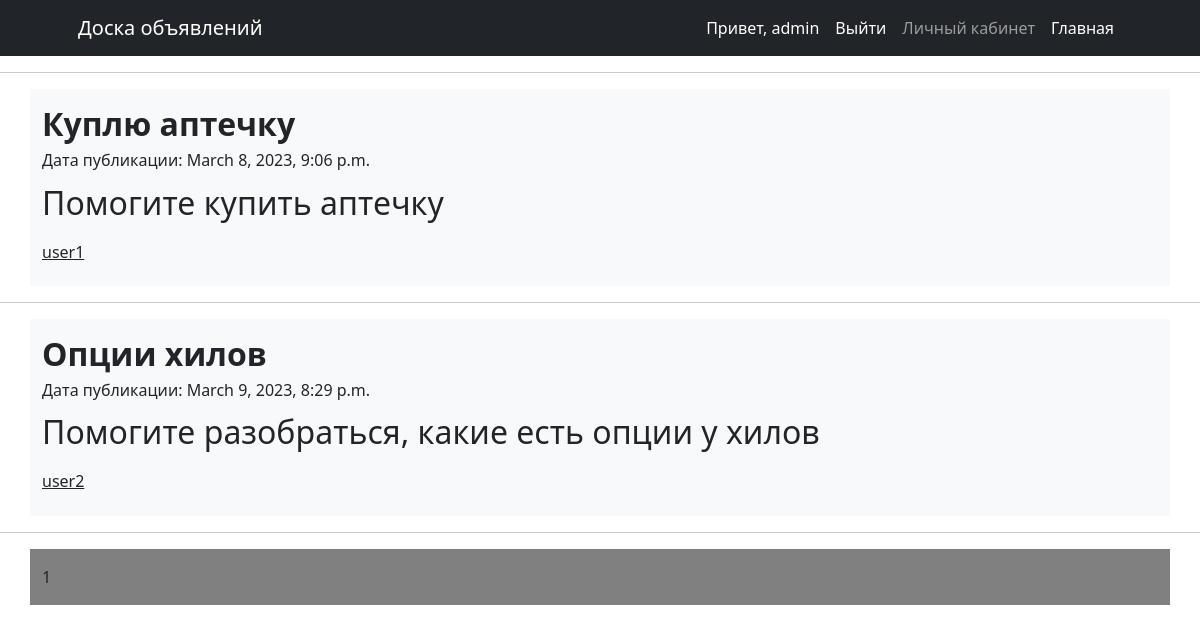
/announcements/HL (signed in), run on the app's committed database.
### accounts/models.py (models this page shows)
class CustomUser(AbstractUser):
    email = models.EmailField(
                        verbose_name='email',
                        max_length=255,
                        unique=True,
                    )
    username = models.CharField(unique=True, max_length=50)
    def __str__(self):
        return self.username

### adds/models.py (models this page shows, shortened)
class Advertisement(models.Model):
    title = models.CharField("Заголовок", max_length=100, blank=False)
    text = RichTextUploadingField("Текст")
    category = models.CharField("Категория", max_length=2, choices=CATEGORY)
    date_publication = models.DateTimeField("Дата публикации", default=datetime.now, blank=True)
    author = models.ForeignKey(CustomUser, on_delete=models.CASCADE, related_name='author')

### adds/views.py (the view)
# urls.py: path('<slug:foo>', AddsList.as_view(), name="adds-list"),
class AddsList(LoginRequiredMixin, ListView):
    model = Advertisement
    ordering = '-date_publication'
    template_name = 'adds_list.html'
    context_object_name = 'adds'
    paginate_by = 2
    def get_queryset(self):
        category = self.request.path[-2:]
        queryset = super().get_queryset()
        self.filterset = Advertisement.objects.filter(category=category)
        return self.filterset

### adds/templatetags/custom_filters.py (called while the page is built)
@register.filter()
def reply_check(id_adds, id_user):
   user = CustomUser.objects.get(id=id_user)
   adds = Advertisement.objects.get(id=id_adds)
   return Reply.objects.filter(user=user, advertisement=adds).exists()

### templates/adds_list.html (shortened to what this page needs)
{% extends "base.html" %}
{% load static %}
{% load custom_filters %}
{% block content %}
          {% if adds %}
            {% for add in adds %}
                <hr>
                <div class="container bg-light py-3" >
                        <h4 class="fs-2 fw-bolder"> {{ add.title }} </h4>
                        <h5 class="fs-6"> Дата публикации: {{ add.date_publication }} </h5>
                        <p class="fs-2"> {{ add.text|safe }} </p>
                        <h5 class="fs-6 text-decoration-underline"> {{ add.author.username }}</h5>
                </div>
            {% endfor %}
            <hr>
<div class="container py-3" style="background-color:grey;" >
   {{ page_obj.number }}
</div>
          {% else %}
                <h4 class=" container col-7 fs-2 fw-bolder" > Пока нет объявлений в данной категории </h4>
          {% endif %}
{% endblock %}

### templates/base.html (shortened to what this page needs)
<!DOCTYPE html>
{% load static %}
<html lang="en">
    <head>
        <link href="https://cdn.jsdelivr.net/npm/bootstrap-icons@1.4.1/font/bootstrap-icons.css" rel="stylesheet" />
        <link href="{% static 'css/styles.css' %}" rel="stylesheet" />
    </head>
    <body>
        <nav class="navbar navbar-expand-lg navbar-dark bg-dark">
            <div class="container px-lg-5">
                <a class="navbar-brand" href="#!">Доска объявлений</a>
                <div class="collapse navbar-collapse" id="navbarSupportedContent">
                    <ul class="navbar-nav ms-auto mb-2 mb-lg-0">
                        {% if user.is_authenticated %}
                            <li class="nav-link active" aria-current="page" style="color:white;">Привет, {{ request.user }}</li>
                            <li class="nav-item"><a class="nav-link active" aria-current="page" href="{% url 'logout' %}">Выйти</a></li>
                            <li class="nav-item"><a class="nav-link" href="{% url 'account' %}">Личный кабинет</a></li>
                        {% else %}
                            <li class="nav-item"><a class="nav-link active" aria-current="page" href="{% url 'login' %}">Войти</a></li>
                            <li class="nav-item"><a class="nav-link active" aria-current="page" href="{% url 'signup' %}">Регистрация</a></li>
                        {% endif %}
                        <li class="nav-item"><a class="nav-link active" aria-current="page" href="{% url 'home' %}">Главная</a></li>
                    </ul>
                </div>
            </div>
        </nav>
        {% block content %}
        {% endblock content %}
    </body>
</html>

### data on the page
CustomUser: user "admin"
Advertisement: title "Куплю аптечку", date_publication "March 8, 2023, 9:06 p.m.", text "Помогите купить аптечку", author.username "user1"
Advertisement: title "Опции хилов", date_publication "March 9, 2023, 8:29 p.m.", text "Помогите разобраться, какие есть опции у хилов", author.username "user2"

### other printed values
{{ page_obj.number }} "1"
